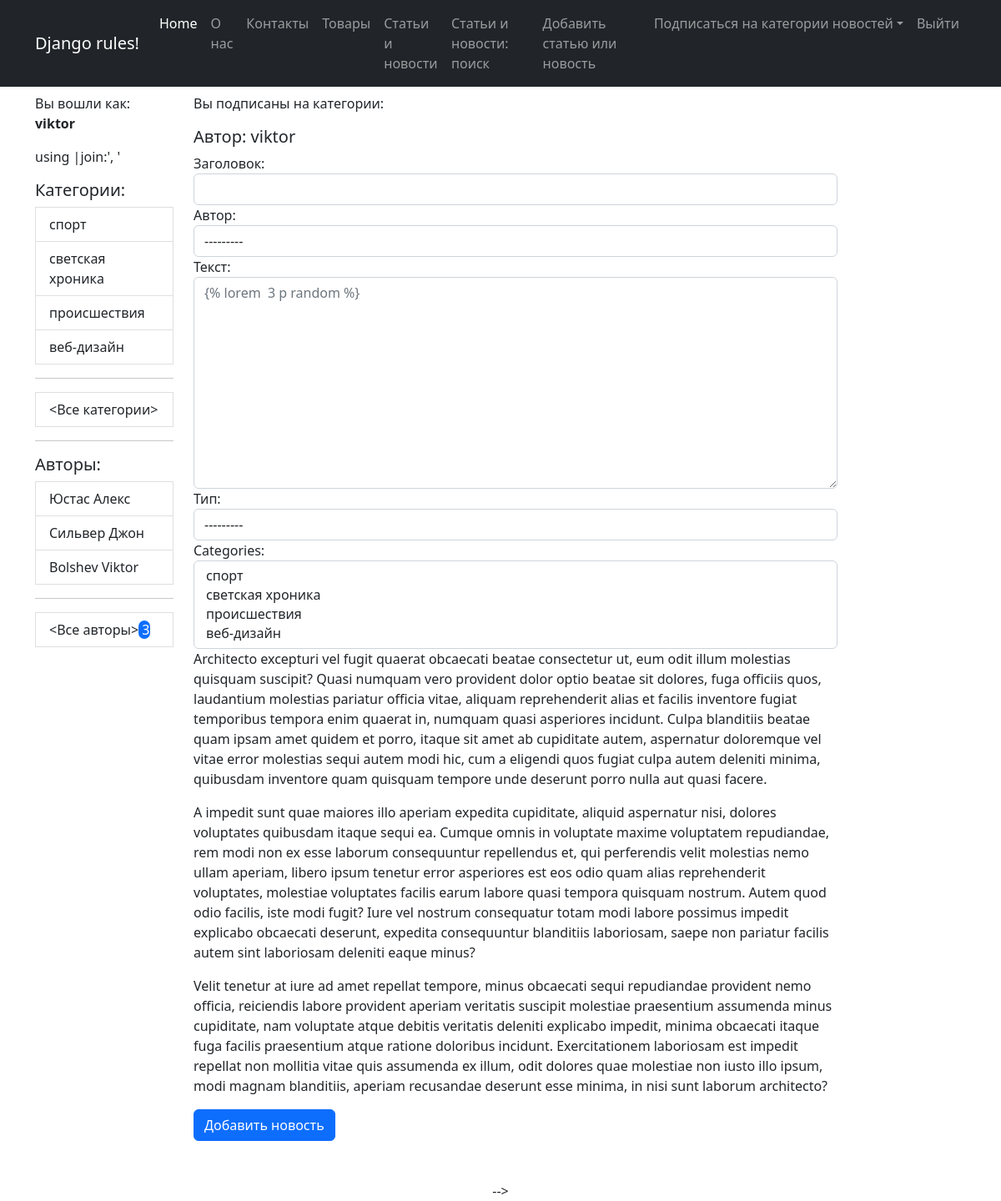
Screenshot of /add/ (signed in) with the database file from the repository.
### news/models.py (models this page shows, shortened)
class Category(m.Model):
    name = m.CharField(max_length=30, unique=True, verbose_name="Категория")
    user = m.ManyToManyField(User, through='UserCategory')
    def get_absolute_url(self):
        return reverse_lazy('news_by_cat', kwargs = {'pk':self.id})
    def __str__(self) -> str:
        return self.name
    class Meta:
        ordering = ['-name']
        verbose_name = "Категория"
        verbose_name_plural = 'Категории'

class Author(m.Model):
    user = m.OneToOneField(User, on_delete=m.CASCADE)
    rating = m.SmallIntegerField(default=0, verbose_name='Рейтинг')
    def get_absolute_url(self):
        return reverse_lazy('news_by_author', kwargs = {'pk':self.id})
    def __str__(self) -> str:
        return f"{self.user.last_name} {self.user.first_name}"

### news/views.py (the view, shortened to what this page needs)
# urls.py: path('add/', NewsCreate.as_view(), name='add_news'),
class NewsCreate(LoginRequiredMixin, PermissionRequiredMixin, CreateView):
    template_name = 'news/news_create.html'
    form_class = NewsForm
    permission_required = ('news.add_post', )
    def get_context_data(self, **kwargs):
        context = super().get_context_data(**kwargs)
        context['is_not_author'] = not self.request.user.groups.filter(name = 'authors').exists()
        context['categories'] = Category.objects.all()
        context['news_count'] = Post.objects.all().count
        context['authors'] = Author.objects.all()
        return context

### news/forms.py
class NewsForm(forms.ModelForm):
    class Meta:
        model = Post
        fields = ['title', 'author', 'content', 'type', 'categories']
        widgets = {
            'title': forms.TextInput(attrs={'class': 'form-control',}),
            'author': forms.Select(attrs={'class': 'form-control'}),
            'content': forms.Textarea(attrs={'class': 'form-control', 'rows':10, 'placeholder': '{% lorem  3 p random %}' }),
            'type': forms.Select(attrs={'class': 'form-control'}),
            'categories': forms.SelectMultiple(attrs={'class': 'form-control'}),
        }

### news/templates/news/news_create.html (shortened to what this page needs)
{% extends 'flatpages/default.html' %}
{% load custom_filters %}
{% block content %}
<h5>Автор: {{ request.user.username }}</h5>
<form method="POST">
    {{ form }}
    {% lorem 3 p random %}
    <button type="submit" class="btn btn-primary">Добавить новость</button>
</form>
{% endblock content %}

### templates/flatpages/default.html (shortened to what this page needs)
{% load static %}
{% load custom_filters %}
<!DOCTYPE html>
<html lang="en">
    <head>
        <link href="https://cdn.jsdelivr.net/npm/bootstrap@5.2.1/dist/css/bootstrap.min.css" rel="stylesheet">
        <link href="https://getbootstrap.com/docs/5.2/assets/css/docs.css" rel="stylesheet">
        <link href="{% static 'css/my_style.css' %}" rel="stylesheet" type="text/css">
    </head>
    <body>
        <nav class="navbar navbar-expand-lg navbar-dark bg-dark sticky-lg-top">
            <div class="container">
                <a class="navbar-brand" href="#">Django rules!</a>
                <div class="collapse navbar-collapse" id="navbarSupportedContent">
                    <ul class="navbar-nav ms-auto mb-2 mb-lg-0">
                        <li class="nav-item"><a class="nav-link active" aria-current="page" href="#">Home</a></li>
                        <li class="nav-item"><a class="nav-link" href="/pages/about/">О нас</a></li>
                        <li class="nav-item"><a class="nav-link" href="/pages/contact/">Контакты</a></li>
                        <li class="nav-item"><a class="nav-link" href="/products/">Товары</a></li>
                        <li class="nav-item"><a class="nav-link" href="{% url 'all_news' %}">Статьи и новости</a></li>
                        <li class="nav-item"><a class="nav-link" href="{% url 'search_news' %}">Статьи и новости: поиск</a></li>
                        {% if perms.news.add_post %}
                        <li class="nav-item"><a class="nav-link" href="{% url 'add_news' %}">Добавить статью или новость</a></li>
                        {% endif %}
                        <li class="nav-item dropdown">
                            <a class="nav-link dropdown-toggle" id="navbarDropdown" href="#" role="button" data-bs-toggle="dropdown" aria-expanded="false">
                                Подписаться на категории новостей</a>
                        </li>
                        <li class="nav-item"><a class="nav-link" href="/accounts/logout">Выйти</a></li>
                    </ul>
                </div>
            </div>
        </nav>
        <div class="container">
            <div class="row mt-2">
                <div class="col-lg-2">
                    <p>Вы вошли как: <b>{{ request.user.username }}</b>
                        <p>{{ cats_by_user|join:', '}}</p><span class="comment">using |join:', '</span>
                    </p>
                    <div class="list-group">
                        <h5>Категории:</h5>
                        <div class="col-lt-1">
                            {% for cat in categories %}
                            <a href="{{ cat.get_absolute_url }}" class="list-group-item list-group-item-action" aria-current="true">
                            {{ cat.name }}
                            </a>
                            {% endfor %}
                            <hr>
                            <a href="{% url 'all_news' %}" class="list-group-item list-group-item-action" aria-current="true">
                                <Все категории>
                            </a>
                        </div>
                    </div>
                    <hr>
                        <h5>Авторы:</h5>
                            <div class="list-group">
                                <div class="col-lt-1">
                                    {% for auth in authors %}
                                    <a href="{{ auth.get_absolute_url }}" class="list-group-item list-group-item-action" aria-current="true">
                                    {{ auth }}
                                    </a>
                                    {% endfor %}
                                    <hr>
                                    <a href="{% url 'all_news' %}" class="list-group-item list-group-item-action" aria-current="true">
                                        <Все авторы><span class="'badge rounded-pill text-bg-primary"> {{ authors.count }}</span>
                                    </a>
                                </div>
                            </div>
                </div>
                <div class="col-lg-10">
                    <p>Вы подписаны на категории:
                    </p>
                    <div class="col-lg-10 text-start">
                        {% block content %}{% endblock content %}
                    </div>
                </div>
            </div>
            <div class="text-center mt-5">
                     -->
            </div>
        </div>
    </body>
</html>

### static/css/my_style.css (style rules this page uses)
body, p { background-color: "ccc"; }

### rows the page displays
Category: name "спорт"
Category: name "светская хроника"
Category: name "происшествия"
Category: name "веб-дизайн"
Author: user.first_name "Юстас Алекс"
Author: user.first_name "Сильвер Джон"
Author: user.first_name "Bolshev Viktor"

### other values shown
{{ request.user.username }} "viktor"
{{ authors.count }} "3"
